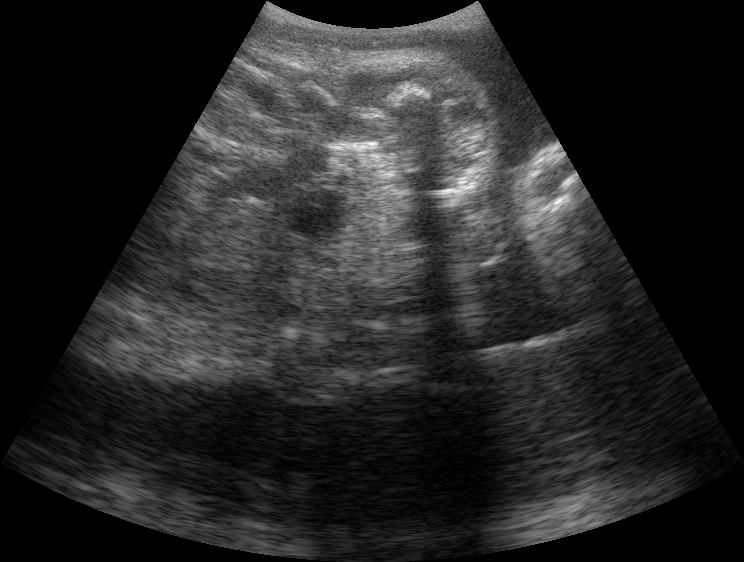
#> input picture output/images/original_input.png, 744 x 562 px
$ python compare_enhance.py
#> lines starting #> are read from the running program, lines starting #| are printed output that depends on the picture
import cv2
import matplotlib.pyplot as plt
from pathlib import Path

output_dir = Path("output/images")
original_path = output_dir / "original_input.png"
enhanced_path = output_dir / "enhanced_input.png"
original = cv2.imread(str(original_path), cv2.IMREAD_GRAYSCALE)
#> original is the input picture: shape (562, 744); min 0, max 255, mean 36.8
enhanced = cv2.imread(str(enhanced_path), cv2.IMREAD_GRAYSCALE)
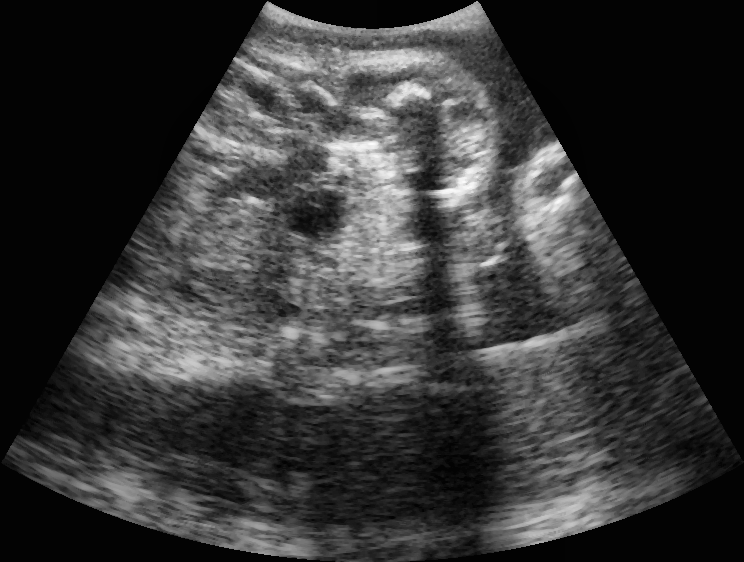
#> input picture output/images/enhanced_input.png, 744 x 562 px
#> enhanced is the input picture: shape (562, 744); min 2, max 252, mean 53.8

plt.figure(figsize=(12, 5))

plt.subplot(1, 2, 1)
plt.title("Original")
plt.imshow(original, cmap="gray")
plt.axis("off")

plt.subplot(1, 2, 2)
plt.title("Enhanced (CLAHE + Median)")
plt.imshow(enhanced, cmap="gray")
plt.axis("off")

plt.tight_layout()
plt.show()
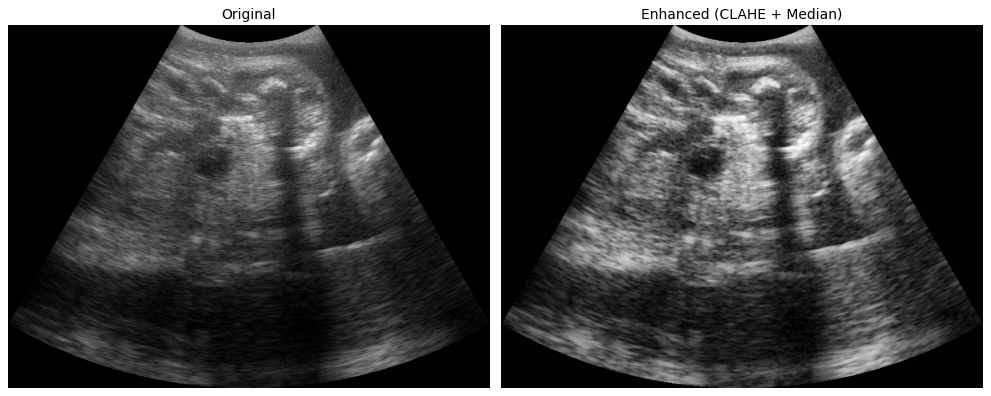
#> figure drawn by matplotlib, 2 panels
